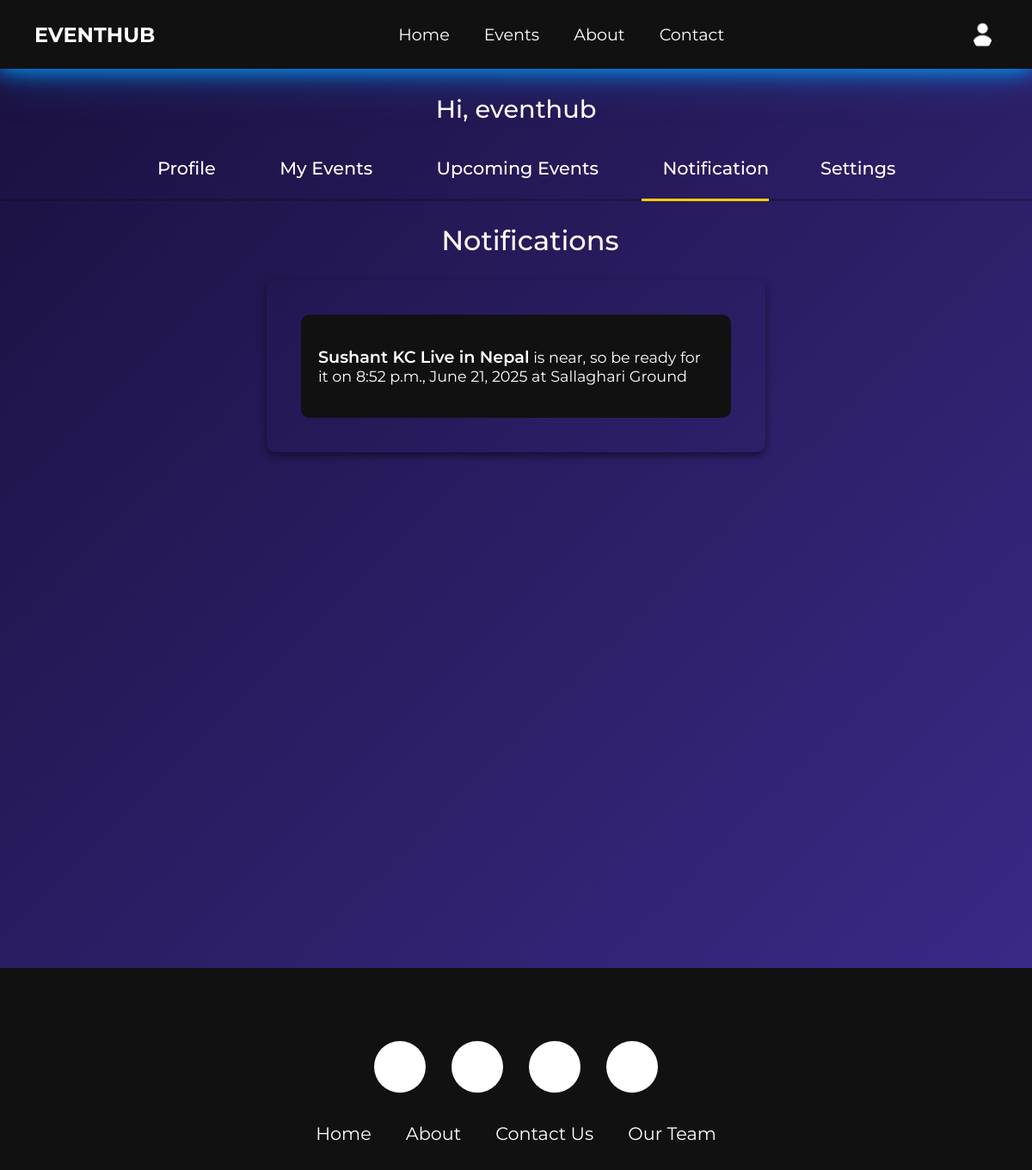
The app's page /notifications/ (signed in) with its own data.
### eventhub_user/models.py (models this page shows, shortened)
class CustomUser(AbstractBaseUser, PermissionsMixin):
    ROLE_CHOICES = [
        ('organizer', 'Organizer'),
        ('attendee', 'Attendee'),
        ('admin','Admin')
    ]
    id = models.AutoField(primary_key=True)
    name = models.CharField(max_length=255)
    email = models.EmailField(unique=True)
    joined_at = models.DateField(auto_now_add=True)
    role = models.CharField(max_length=10, choices=ROLE_CHOICES, default='attendee')
    is_active = models.BooleanField(default=True)
    is_staff = models.BooleanField(default=False)
    profile_picture = models.ImageField(
        upload_to='user_images/',
        default='user_images/default.png',
        null=True,
        blank=True
    )
    groups = models.ManyToManyField(Group, related_name="customuser_set", blank=True)
    user_permissions = models.ManyToManyField(Permission, related_name="customuser_permissions_set", blank=True)
    objects = CustomUserManager()
    USERNAME_FIELD = 'email'
    REQUIRED_FIELDS = ['name']

### eventmodule/models.py (models this page shows, shortened)
class Event(models.Model):
    event_id = models.AutoField(primary_key=True)
    title = models.CharField(max_length=200)
    description = models.TextField()
    event_date = models.DateField()
    event_time = models.TimeField()
    organizer = models.ForeignKey(CustomUser, on_delete=models.CASCADE, related_name='organized_events')
    location = models.CharField(max_length=200)
    created_at = models.DateTimeField(auto_now_add=True)
    is_active = models.BooleanField(default=True)
    has_ticket = models.BooleanField(default=False)
    is_billboard = models.BooleanField(default=False)
    ticket_price = models.DecimalField(max_digits=10, decimal_places=0, null=True, blank=True)
    event_image = models.ImageField(upload_to='event_images/', null=True, blank=True)

### events/views.py (the view)
# urls.py: path('notifications/',views.notifications,name='notifications'),
@login_required
def notifications(request):
    events = Event.objects.all()
    context = {
        'user_info': request.user,
        'events': events,
        'show_downbar':True
    }
    return render(request, "events/notifications.html", context)

### events/templates/events/notifications.html (shortened to what this page needs)
{% extends 'base.html' %}
{% load static %}
{% block extra_css %}
<link rel="stylesheet" href="{% static 'CSS/Pages/notifications.css' %}" />
{% endblock %}
{% block content %}
<div class="profile-title">
    <h2>
        <i class="fa-solid fa-bell" style="color: #ffffff;"></i>
        Notifications
    </h2>
</div>
<div class="notifications-container">
    <div class="notification-info">
        {% if events %}
        {% for event in events %}
        <div class="notifications">
            <p>
                <a href="{% url 'event_detail' event.event_id %}">{{ event.title }}</a>
                is near, so be ready for it on {{ event.event_time }}, {{ event.event_date }} at {{ event.location }}
            </p>
        </div>
        {% endfor %}
        {% else %}
        <p class="no-notification">You will be notified later</p>
        {% endif %}
    </div>
</div>
{% endblock %}

### events/templates/navbar.html (shortened to what this page needs)
<div>
  <nav class="navbar">
    <ul class="horizontal-bar">
      <li class="logo">EventHub</li>
      <li class="hideonMobile {% if request.path == '/' %}nav-active{% endif %}">
        <a href="{% url 'home' %}">
          Home
        </a>
      </li>
      <li class="hideonMobile {% if request.path == '/events/' %}nav-active{% endif %}">
        {% if user.is_authenticated %}
        <a href="{% url 'events' %}" id="event-btn">
          Events
        </a>
        {% else %}
        <a href="" id="event-login-btn" class="login-container-open">
          Events
        </a>
        {% endif %}
      </li>
      <li class="hideonMobile {% if request.path == '/about/' %}nav-active{% endif %}">
        <a href="{% url 'about' %}">
          About
        </a>
      </li>
      <li class="hideonMobile">
        <a href="" id="contact-btn">
          Contact
        </a>
      </li>
      <li class="nav-login">
        {% if user.is_authenticated %}
        <button id="user-profile" class="profile-btn">
          <img src="{{ user.profile_picture.url }}" alt="Profile Picture"
            onerror="this.src='/media/user_images/default.png'">
        </button>
        {% else %}
        <a href="" id="login-btn" class="login-container-open">Login</a>
        {% endif %}
      </li>
    </ul>
  </nav>
</div>

### events/templates/downbar.html (shortened to what this page needs)
<div class="downbar-container">
    <div class="downbar-name">
        {% if user.name and user.email %}
        <p>Hi, {{ user.name }}</p>
        {% else %}
        <p>Not found</p>
        {% endif %}
    </div>
    <div class="down-bar">
        <div class="down-item {% if request.path == '/profile/' %}active{% endif %}">
            <a href="{% url 'profile' %}" class="down-link">
                <i class="fa-solid fa-user" style="color: #ffffff;"></i>
                <p class="hideonMobile">Profile</p>
            </a>
        </div>
        <div class="down-item {% if request.path == '/my_events/' %}active{% endif %}">
            <a href="{% url 'my_events' %}" class="down-link">
                <i class="fa-solid fa-calendar-plus" style="color: #ffffff;"></i>
                <p class="hideonMobile">My Events</p>
            </a>
        </div>
        <div class="down-item {% if request.path == '/upcoming_events/' %}active{% endif %}">
            <a href="{% url 'upcoming_events' %}" class="down-link">
                <i class="fa-solid fa-calendar-alt" style="color: #ffffff;"></i>
                <p class="hideonMobile">Upcoming Events</p>
            </a>
        </div>
        <div class="down-item {% if request.path == '/notifications/' %}active{% endif %}">
            <a href="{% url 'notifications' %}" class="down-link">
                <i class="fa-solid fa-bell" style="color: #ffffff;"></i>
                <p class="hideonMobile">Notification</p>
            </a>
        </div>
        <div class="down-item {% if request.path == '/settings/' %}active{% endif %}">
            <a href="{% url 'settings' %}" class="down-link">
                <p class="hideonMobile">Settings</p>
            </a>
        </div>
    </div>
</div>
<hr>

### events/static/CSS/Features/navbar.css (style rules this page uses)
body { margin: 0; font-family: 'Montserrat', sans-serif; background: linear-gradient(135deg, #1a103e, #3e2c8d); padding: 0; box-sizing: border-box; overflow-y: scroll; }
.navbar { position: fixed; top: 0; left: 0; width: 100%; background-color: var(--navigationbar); padding: 20px 0px; z-index: 1000; box-shadow: 0 0 20px rgba(0, 153, 255, 0.8), 0 0 30px rgba(0, 153, 255, 0.6), 0 0 60px rgba(0, 153, 255, 0.4); }
.horizontal-bar { list-style-type: none; margin: 0; padding: 0; display: flex; align-items: center; gap: 40px; height: 40px; }
.horizontal-bar li { font-size: 1.2rem; position: relative; }
.horizontal-bar .logo { margin-right: auto; color: var(--fontcolor); font-size: 1.5rem; font-weight: bold; text-transform: uppercase; }
.horizontal-bar a { text-decoration: none; color: var(--fontcolor); transition: 0.5s ease; position: relative; align-items: center; }
.horizontal-bar a::after, .nav-active::after { content: ''; display: block; width: 0; height: 2px; background: var(--mainfonthover); position: absolute; bottom: -5px; left: 0; }
.horizontal-bar .nav-login { margin-right: 40px; margin-left: auto; }
.profile-btn { background-color: transparent; border: none; height: 35px; width: 35px; border-radius: 50%; display: flex; justify-content: center; align-items: center; }
.profile-btn img { height: 100%; width: 100%; border-radius: 50%; object-fit: cover; }

### events/static/CSS/Features/downbar.css (style rules this page uses)
.downbar-container { display: flex; margin-top: 70px; flex-direction: column; align-items: center; }
.downbar-name { color: white; font-size: 1.8rem; font-weight: 500; margin-top: 10px; padding: 0; }
.down-bar { display: flex; justify-content: center; align-items: flex-end; background-color: transparent; height: 50px; gap: 50px; }
.down-item { display: flex; justify-content: center; align-items: center; margin-bottom: 15px; position: relative; }
.down-link { font-size: 1.3rem; font-weight: 500; text-decoration: none; color: #ffffff; transition: color 0.3s ease; position: relative; align-items: center; display: flex; gap: 10px; justify-content: center; }
.down-item.active::after { content: ''; display: block; width: 100%; height: 3px; background: #ffcc00; transition: width 0.2s ease; position: absolute; bottom: -26px; left: 0; }
.down-link i { font-size: 1.2rem; transform: translateY(-2px); }
.down-link p { font-size: 1.3rem; margin: 0; padding: 0; }
hr { border: none; height: 3px; background-color: rgba(0, 0, 0, 0.2); }
.profile-title { margin-top: 10px; text-align: center; color: white; padding: 0; }
.profile-title h2 { font-size: 2rem; font-weight: 500; }

### events/static/CSS/Features/color.css (style rules this page uses)
:root { --navigationbar: #111; --fontcolor:#fff; --mainfonthover: #ffcc00; }

### events/static/CSS/Pages/notifications.css (style rules this page uses)
.notifications-container { display: flex; justify-content: center; align-items: flex-start; height: 100vh; }
.notification-info { display: flex; flex-direction: column; padding: 40px; border-radius: 10px; max-width: 500px; width: 100%; position: relative; color: white; box-shadow: 0 4px 10px rgba(0, 0, 0, 0.5); gap: 20px; }
.notifications { background-color: #111; padding: 20px; font-size: 1.1rem; border-radius: 10px; }
.notifications a { text-decoration: none; color: white; font-size: 1.2rem; font-weight: 600; }

### records on screen
CustomUser: profile_picture (placeholder picture), name "eventhub"
Event: title "Sushant KC Live in Nepal", event_time "8:52 p.m.", event_date "June 21, 2025", location "Sallaghari Ground"
